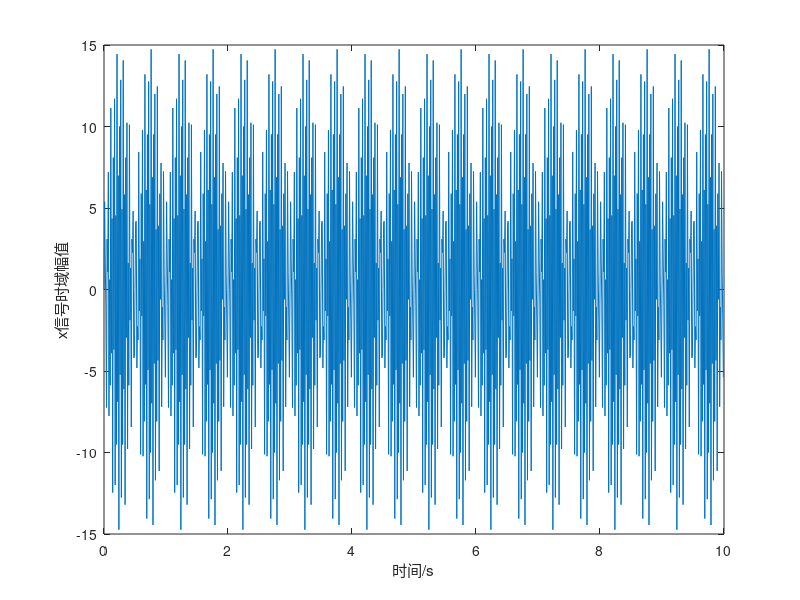
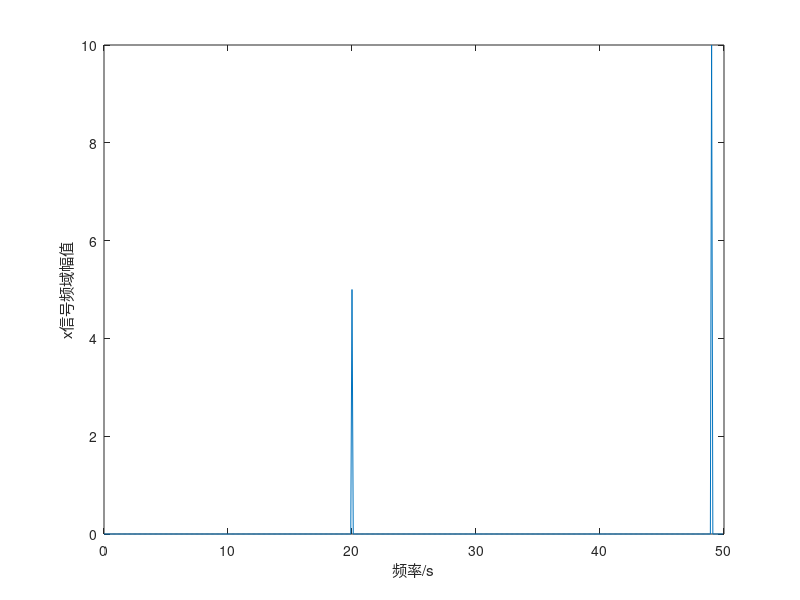

Write the MATLAB code that produced these figures, in order. (Note: this script raises an error after producing the figures.)
clear
clc
% 时频域分析-emd分解，vmd分解
% 先把原始信号进行emd,vmd等方法分解，得到原始信号的本征模函数IMF
% EMD，VMD的目的是将组成原始信号的各尺度分量不断从高频到低频进行提取，
% 则分解得到的特征模态函数顺序是按频率由高到低进行排列的，
% 即首先得到最高频的分量，然后是次高频的，最终得到一个频率接近为0的残余分量。
% emd适合非线性、非平稳信号的分析，也适合于线性、平稳信号的分析，
% 并且对于线性、平稳信号的分析也比其他的时频分析方法更好地反映了信号的物理意义。
clear
clc
clf
fontsize =12;           %字体大小


Fs = 100;               %采样频率，即1s采多少个点
t = (0:1/Fs:10-1/Fs)';  %1000个采样点
f1 = 49;                %频率1
f2 = 20;                %频率2
x1 = 10*sin(2*pi*f1*t); %x1信号
x2 = 5*sin(2*pi*f2*t);  %x2信号
x = x1 + x2;            %较复杂信号，x信号由x1与x2组成
%问题？能不能对x进行处理，从而得到x1信号与x2信号？？
%emd作用通过x找到x1与x2分量                                            

                        
figure(1)               %时域波形
plot(t,x)
xlabel('时间/s')
ylabel('x信号时域幅值')


L = length(x);          %傅里叶变换
y = fft(x);
y = y/L;
P2 = abs(fft(x)/L);
P1 = P2(1:L/2);
P1(2:end-1) = 2*P1(2:end-1);
fnew = (0:(L/2-1))*Fs/L;
figure(2)
plot(fnew,P1)           %频域波形
xlabel('频率/s')
ylabel('x信号频域幅值')



% [imf,residual1] =emd(x,'MaxNumIMF',2);         %emd分解
[imf,residual1] =vmd(x);                       %vmd分解
figure(3)
ylabel('幅值','FontSize',fontsize)
xlabel('时间/s','FontSize',fontsize)
subplot(411)
plot(t,x)
ylabel('x原信号','FontSize',fontsize)
subplot(412)
plot(t,imf(:,1))
ylabel('IMF1','FontSize',fontsize)
subplot(413)
plot(t,imf(:,2))
ylabel('IMF2','FontSize',fontsize)
subplot(414)
plot(t,residual1)
ylabel('残差','FontSize',fontsize)


figure(4)
subplot(211)
plot(t,x1)
ylabel('x1原信号幅值')
subplot(212)
plot(t,imf(:,1))
ylabel('IMF1幅值')


figure(5)
subplot(211)
plot(t,x2)
ylabel('x2原信号幅值')
subplot(212)
plot(t,imf(:,2))
ylabel('IMF2幅值')

